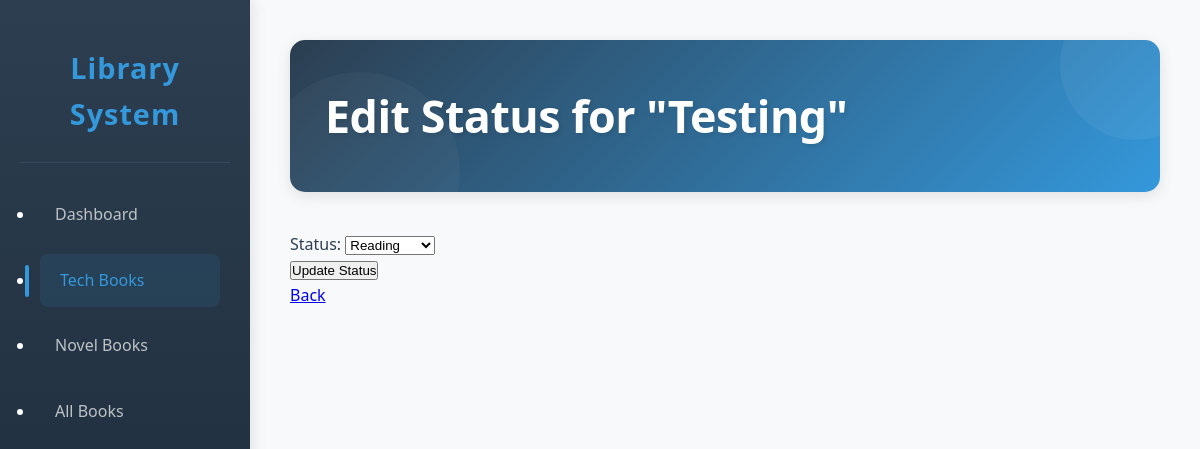
The page /edit/25/ on the database as committed earlier.
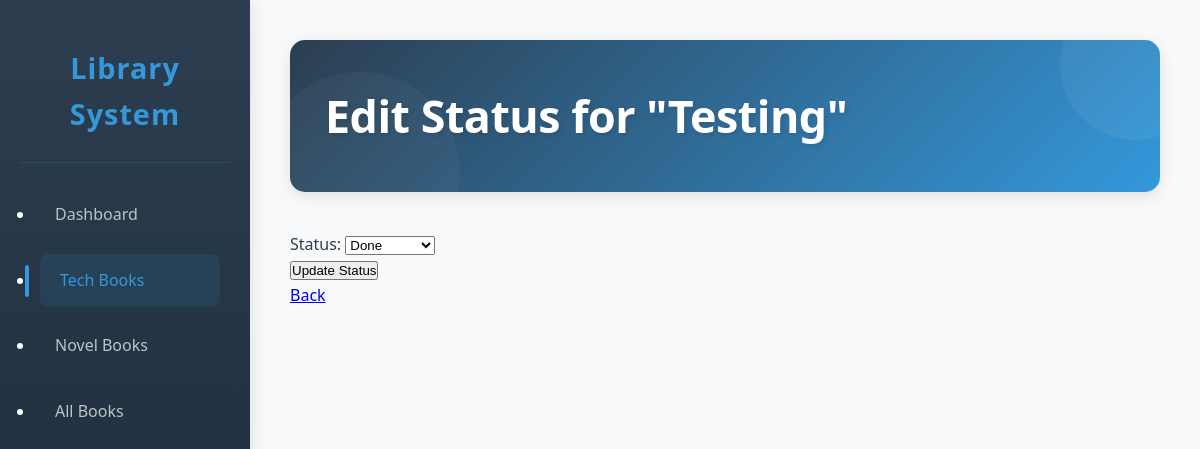
The same page on the database as committed later.
### library/models.py (models this page shows, shortened)
class Book(models.Model):
    STATUS_CHOICES = [
        ('reading', 'Reading'),
        ('completed', 'Done'),
        ('not-started', 'Not Started'),
    ]
    BOOK_TYPE_CHOICES = [
        ('TECH', 'Tech Book'),
        ('NOVEL', 'Novel Book'),
    ]
    name = models.CharField(max_length=255)
    date_added = models.DateField()
    status = models.CharField(max_length=20, choices=STATUS_CHOICES, default='not-started')
    book_type = models.CharField(max_length=10, choices=BOOK_TYPE_CHOICES)

### library/views.py (the view)
# urls.py: path('edit/<int:book_id>/', views.edit_book, name='edit_book'),
def edit_book(request, book_id):
    book = get_object_or_404(Book, id=book_id)
    if request.method == 'POST':
        form = UpdateStatusForm(request.POST, instance=book)
        if form.is_valid():
            form.save()
            if book.book_type == 'TECH':
                return redirect('tech_books')
            elif book.book_type == 'NOVEL':
                return redirect('novel_books')
            else:
                return redirect('show_books')
    else:
        form = UpdateStatusForm(instance=book)
    return render(request, 'edit_book.html', {'form': form, 'book': book})

### library/forms.py
class UpdateStatusForm(forms.ModelForm):
    class Meta:
        model = Book
        fields = ['status']

### templates/edit_book.html (shortened to what this page needs)
{% load static %}
<!DOCTYPE html>
<html lang="en">
<head>
  <link rel="stylesheet" href="{% static 'style.css' %}">
</head>
<body>
  <nav class="sidebar">
    <div class="logo">
      <h2>Library System</h2>
    </div>
    <ul class="nav-links">
      <li><a href="{% url 'home' %}">Dashboard</a></li>
      {% if book.book_type == 'TECH' %}
      <li class="active"><a href="{% url 'tech_books' %}">Tech Books</a></li>
      <li><a href="{% url 'novel_books' %}">Novel Books</a></li>
      {% else %}
      <li><a href="{% url 'tech_books' %}">Tech Books</a></li>
      <li class="active"><a href="{% url 'novel_books' %}">Novel Books</a></li>
      {% endif %}
      <li><a href="{% url 'show_books' %}">All Books</a></li>
    </ul>
  </nav>
  <main class="main-content">
    <header class="top-bar">
      <h1>Edit Status for "{{ book.name }}"</h1>
    </header>
    <div class="form-container">
      <form method="post">
        {{ form.as_p }}
        <button type="submit">Update Status</button>
      </form>
      <a href="{% if book.book_type == 'TECH' %}{% url 'tech_books' %}{% else %}{% url 'novel_books' %}{% endif %}">Back</a>
    </div>
  </main>
</body>
</html>

Rows that differ between the two databases and show on the page:
changed Book "Testing": status "Reading" → "Done"
